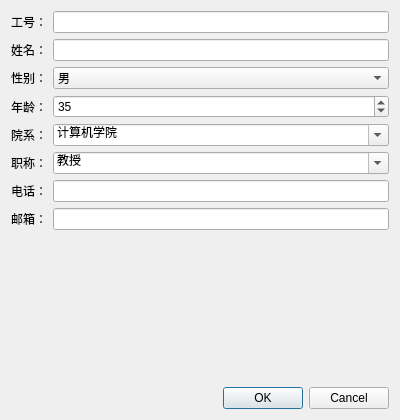
<?xml version="1.0" encoding="UTF-8"?>
<ui version="4.0">
 <class>TeacherDialog</class>
 <widget class="QDialog" name="TeacherDialog">
  <property name="geometry">
   <rect>
    <x>0</x>
    <y>0</y>
    <width>400</width>
    <height>420</height>
   </rect>
  </property>
  <property name="windowTitle">
   <string>教师信息</string>
  </property>
  <layout class="QVBoxLayout" name="verticalLayout">
   <item>
    <layout class="QFormLayout" name="formLayout">
     <item row="0" column="0">
      <widget class="QLabel" name="label">
       <property name="text">
        <string>工号：</string>
       </property>
      </widget>
     </item>
     <item row="0" column="1">
      <widget class="QLineEdit" name="teacherNoEdit"/>
     </item>
     <item row="1" column="0">
      <widget class="QLabel" name="label_2">
       <property name="text">
        <string>姓名：</string>
       </property>
      </widget>
     </item>
     <item row="1" column="1">
      <widget class="QLineEdit" name="nameEdit"/>
     </item>
     <item row="2" column="0">
      <widget class="QLabel" name="label_3">
       <property name="text">
        <string>性别：</string>
       </property>
      </widget>
     </item>
     <item row="2" column="1">
      <widget class="QComboBox" name="genderComboBox">
       <item>
        <property name="text">
         <string>男</string>
        </property>
       </item>
       <item>
        <property name="text">
         <string>女</string>
        </property>
       </item>
      </widget>
     </item>
     <item row="3" column="0">
      <widget class="QLabel" name="label_4">
       <property name="text">
        <string>年龄：</string>
       </property>
      </widget>
     </item>
     <item row="3" column="1">
      <widget class="QSpinBox" name="ageSpinBox">
       <property name="minimum">
        <number>1</number>
       </property>
       <property name="maximum">
        <number>100</number>
       </property>
       <property name="value">
        <number>35</number>
       </property>
      </widget>
     </item>
     <item row="4" column="0">
      <widget class="QLabel" name="label_5">
       <property name="text">
        <string>院系：</string>
       </property>
      </widget>
     </item>
     <item row="4" column="1">
      <widget class="QComboBox" name="departmentComboBox">
       <property name="editable">
        <bool>true</bool>
       </property>
       <item>
        <property name="text">
         <string>计算机学院</string>
        </property>
       </item>
       <item>
        <property name="text">
         <string>数学学院</string>
        </property>
       </item>
       <item>
        <property name="text">
         <string>物理学院</string>
        </property>
       </item>
       <item>
        <property name="text">
         <string>外国语学院</string>
        </property>
       </item>
       <item>
        <property name="text">
         <string>经济管理学院</string>
        </property>
       </item>
      </widget>
     </item>
     <item row="5" column="0">
      <widget class="QLabel" name="label_6">
       <property name="text">
        <string>职称：</string>
       </property>
      </widget>
     </item>
     <item row="5" column="1">
      <widget class="QComboBox" name="titleComboBox">
       <property name="editable">
        <bool>true</bool>
       </property>
       <item>
        <property name="text">
         <string>教授</string>
        </property>
       </item>
       <item>
        <property name="text">
         <string>副教授</string>
        </property>
       </item>
       <item>
        <property name="text">
         <string>讲师</string>
        </property>
       </item>
       <item>
        <property name="text">
         <string>助教</string>
        </property>
       </item>
      </widget>
     </item>
     <item row="6" column="0">
      <widget class="QLabel" name="label_7">
       <property name="text">
        <string>电话：</string>
       </property>
      </widget>
     </item>
     <item row="6" column="1">
      <widget class="QLineEdit" name="phoneEdit"/>
     </item>
     <item row="7" column="0">
      <widget class="QLabel" name="label_8">
       <property name="text">
        <string>邮箱：</string>
       </property>
      </widget>
     </item>
     <item row="7" column="1">
      <widget class="QLineEdit" name="emailEdit"/>
     </item>
    </layout>
   </item>
   <item>
    <widget class="QDialogButtonBox" name="buttonBox">
     <property name="orientation">
      <enum>Qt::Horizontal</enum>
     </property>
     <property name="standardButtons">
      <set>QDialogButtonBox::Cancel|QDialogButtonBox::Ok</set>
     </property>
    </widget>
   </item>
  </layout>
 </widget>
 <resources/>
 <connections>
  <connection>
   <sender>buttonBox</sender>
   <signal>accepted()</signal>
   <receiver>TeacherDialog</receiver>
   <slot>accept()</slot>
   <hints>
    <hint type="sourcelabel">
     <x>248</x>
     <y>254</y>
    </hint>
    <hint type="destinationlabel">
     <x>157</x>
     <y>274</y>
    </hint>
   </hints>
  </connection>
  <connection>
   <sender>buttonBox</sender>
   <signal>rejected()</signal>
   <receiver>TeacherDialog</receiver>
   <slot>reject()</slot>
   <hints>
    <hint type="sourcelabel">
     <x>316</x>
     <y>260</y>
    </hint>
    <hint type="destinationlabel">
     <x>286</x>
     <y>274</y>
    </hint>
   </hints>
  </connection>
 </connections>
</ui>
